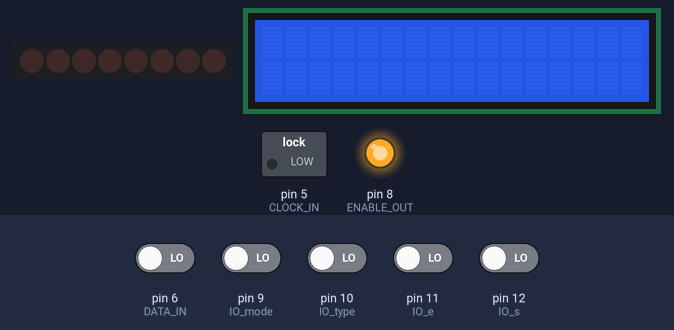
The sketch below on a simulated Arduino Uno, built with avr-gcc and run on an emulated ATmega328P. Parts: 8 shift-register outputs drawn as a row of LEDs (first output left, lit = HIGH), 16×2 character LCD, switched loads named in the sketch (green lamp = pin HIGH), output pins drawn as LEDs (lit = HIGH). Wiring (inferred from the names in the program): shift register (74HC595): data pin 4; shift clock pin 2; latch pin 7. Wiring (inferred from the signals the program sends): row of LEDs: on Q0, Q1, Q2, Q3, Q4, Q5, Q6, Q7. Inputs (shaded band) come from the test bench; at power-on: pin 6 (DATA_IN), pin 9 (IO_mode), pin 10 (IO_type), pin 11 (IO_e), pin 12 (IO_s) LOW. Random numbers use the default seed unless the sketch sets one; pins used as bus, display or sensor lines are not drawn; what the sketch prints to the serial monitor is not drawn.

Above: at 1.2 s.
1.3 s: pin 11 (IO_e) driven HIGH
At 2.5 s:
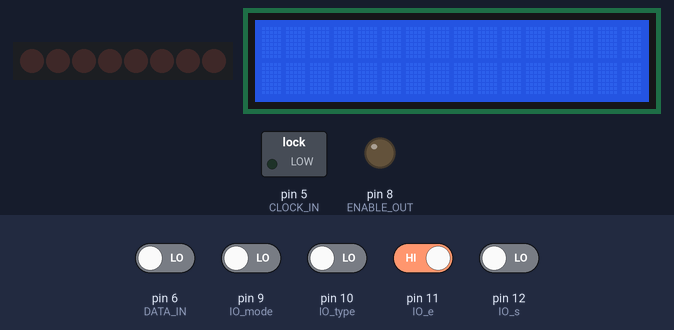
2.8 s: pin 11 (IO_e) driven LOW
At 3.7 s:
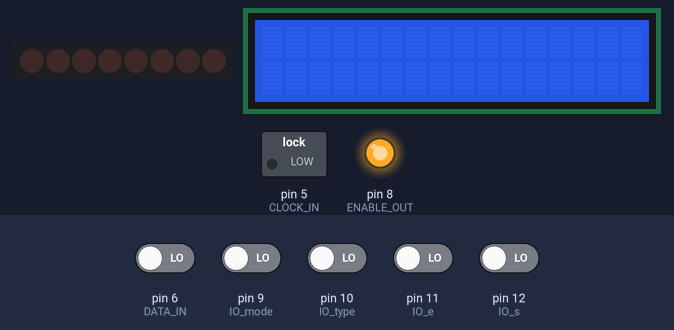
4.3 s: pin 9 (IO_mode) driven HIGH and pin 12 (IO_s) driven HIGH
At 4.8 s:
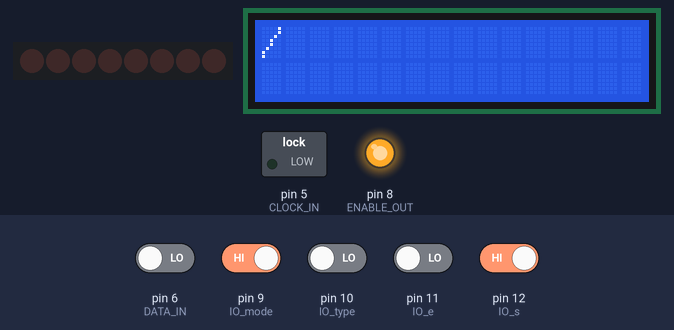
Timing chart, 0 to 7.3 s (numbered marks = the images above; inputs shaded):
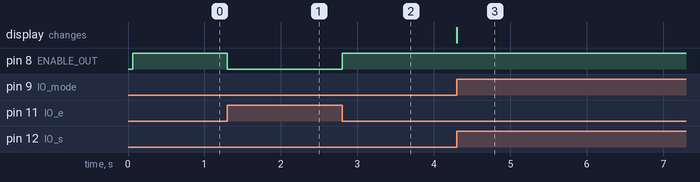

The sketch:

ScottIO.ino
```cpp
#include <LiquidCrystal.h>

// Device types
#define TTY           0
#define TTY_NUM       1
#define RNG           2

// Shift register pins
#define CLOCK_OUT     2
#define DATA_OUT      3
#define LATCH_OUT     4
#define CLOCK_IN      5
#define DATA_IN       6
#define LATCH_IN      7
#define ENABLE_OUT    8
#define RESET

// Control pins
#define IO_e     11
#define IO_s     12
#define IO_mode   9
#define IO_type  10


byte cur_dev = 0 ;

byte prev_IO_e ;
byte prev_IO_s ;


// Initialize LCC library
LiquidCrystal lcd(A0, A1, A5, A4, A3, A2) ;
byte cur_pos = 0 ;
char buf[32] ;

bool refresh = true ;


void reset_IO(){
  prev_IO_e = LOW ;
  prev_IO_s = LOW ;

  // Clear TTY buffer
  refresh = true ;
  cur_dev = 0 ;
  cur_pos = 0 ;
  for (byte i = 0 ; i < 32 ; i++){
    buf[i] = ' ' ;
  }
  tty_put(' ') ;

  cur_pos = 0 ;

  digitalWrite(CLOCK_OUT, LOW) ;
  digitalWrite(CLOCK_IN, LOW) ;
  digitalWrite(DATA_OUT, LOW) ;
  digitalWrite(LATCH_IN, LOW) ;
  digitalWrite(LATCH_OUT, HIGH) ;
  digitalWrite(ENABLE_OUT, HIGH) ;
}


void setup_IO(){
  pinMode(CLOCK_OUT, OUTPUT) ;
  pinMode(CLOCK_IN, OUTPUT) ;
  pinMode(DATA_OUT, OUTPUT) ;
  pinMode(DATA_IN, INPUT) ;
  pinMode(LATCH_OUT, OUTPUT) ;
  pinMode(LATCH_IN, OUTPUT) ;
  pinMode(ENABLE_OUT, OUTPUT) ;

  // Set up the number of columns and rows on the LCD
  lcd.begin(16, 2) ;
  // Create slash
  char slash[] = {0b00001, 0b00001, 0b00010, 0b00100, 0b00100, 0b01000, 0b10000, 0b10000} ;
  lcd.createChar(0, slash) ;
  // Create backslash
  char backslash[] = {0b10000, 0b10000, 0b01000, 0b00100, 0b00100, 0b00010, 0b00001, 0b00001} ;
  lcd.createChar(1, backslash) ;
}


void setup(){
  Serial.begin(9600) ;
  setup_IO() ;
  reset_IO() ;
}


void loop(){
  byte cur_IO_e = digitalRead(IO_e) ;
  byte cur_IO_s = digitalRead(IO_s) ;

  if (cur_IO_e && cur_IO_s){
    // Serial.println("RESET") ;
    // reset_IO() ;
    return ;
  }

  if (cur_IO_e != prev_IO_e){
    if (cur_IO_e){
      if (digitalRead(IO_mode) == LOW){ // INPUT
        if (digitalRead(IO_type) == LOW){ // DATA
          byte b = get_output() ;
          digitalWrite(LATCH_OUT, LOW) ;
          shiftOut(DATA_OUT, CLOCK_OUT, MSBFIRST, b) ;
          digitalWrite(LATCH_OUT, HIGH) ;
          digitalWrite(ENABLE_OUT, LOW) ;
        }
      }
    }
    else {
      digitalWrite(ENABLE_OUT, HIGH) ;
    }
    prev_IO_e = cur_IO_e ;
  }

  if (cur_IO_s != prev_IO_s){
    if (cur_IO_s){
      if (digitalRead(IO_mode) == HIGH){ // OUTPUT
        if (digitalRead(IO_type) == LOW){ // DATA
          digitalWrite(CLOCK_IN, HIGH) ;
          digitalWrite(LATCH_IN, HIGH) ;
          byte b = shiftIn(DATA_IN, CLOCK_IN, MSBFIRST) ;
          digitalWrite(LATCH_IN, LOW) ;
          //Serial.print("Read from bus:") ;
          //Serial.println(b) ;
          dispatch_input(b) ;
        }
        else { // ADDR
          digitalWrite(CLOCK_IN, HIGH) ;
          digitalWrite(LATCH_IN, HIGH) ;
          cur_dev = shiftIn(DATA_IN, CLOCK_IN, MSBFIRST) ;
          digitalWrite(LATCH_IN, LOW) ;
          Serial.print("Cur dev set to:") ;
          Serial.println(cur_dev) ;
        }
      }
    }
    prev_IO_s = cur_IO_s ;
  }

  if (refresh){
    tty_refresh() ;
  }
}


void dispatch_input(byte b){
  switch (cur_dev){
    case TTY:
      tty_put(b) ;
      // Print the char on the LCD
      break ;
    case TTY_NUM:
      char s[8] ;
      sprintf(s, "%4d", b) ;
      for (byte i = 0 ; i < strlen(s) ; i++){
        tty_put(s[i]) ;
      }
      break ;
    case RNG:
      // Do nothing, RNG is output-only.
      break ;
  }
}


byte get_output(){
  byte ret = 0 ;

  switch (cur_dev){
    case TTY:
    case TTY_NUM:
      // Do nothing, TTYs are input only.
      break ;
    case RNG:
      // Return a random byte
      ret = random(256) ;
  }

  return ret ;
}


void tty_put(char c){
  //Serial.print("tty_put: ") ;
  //Serial.println(c) ;

  bool is_char = true ;

  if (c == '\n'){
    // Newline
    cur_pos = (cur_pos > 15 ? 32 : 16) ;
    is_char = false ;
  }
  else if ((byte)c == 255){  // CLEAR SCREEN
    for (byte i = 0 ; i < 32 ; i++){
        buf[i] = ' ' ;
    }
    is_char = false ;
    cur_pos = 0 ;
  }
  else if ((byte)c == 253){  // BUFFER CHARS
    refresh = false ;
    return ;
  }
  else if ((byte)c == 254){  // PRINT CHARS
    refresh = true ;
    return ;
  }

  if (cur_pos == 32){
    // Scroll up
    for (byte j = 0 ; j < 16 ; j++){
      buf[j] = buf[j+16] ;
      buf[j+16] = ' ' ;
    }
    cur_pos = 16 ;
  }

  if (is_char){
    buf[cur_pos] = c ;
    cur_pos++ ;
  }
}


void tty_refresh(){
  static char cache[32] = {} ;

  // TODO: This should be optimized to only print chars that are different.
  for (int i = 0 ; i < 16 ; i++){
    if (buf[i] != cache[i]){
      lcd.setCursor(i, 0) ;
      tty_write(buf[i]) ;
    }
  }
  for (int i = 0 ; i < 16 ; i++){
    if (buf[i+16] != cache[i+16]){
      lcd.setCursor(i, 1) ;
      tty_write(buf[i+16]) ;
    }
  }

  memcpy(cache, buf, 32) ;
}


void tty_write(byte b){
  Serial.print("Write ") ;
  Serial.println(b) ;
  switch (b){
    case 47:
      b = 0 ;
      break ;
    case 92:
      b = 1 ;
      break ;
  }
  lcd.write(b) ;
}
```

Measured:
- after the input at 1.3 s, pin 8 (ENABLE_OUT): HIGH → LOW at once
- after the input at 2.8 s, pin 8 (ENABLE_OUT): LOW → HIGH at once
- after the input at 4.3 s, the display: changes at once (image 3)
